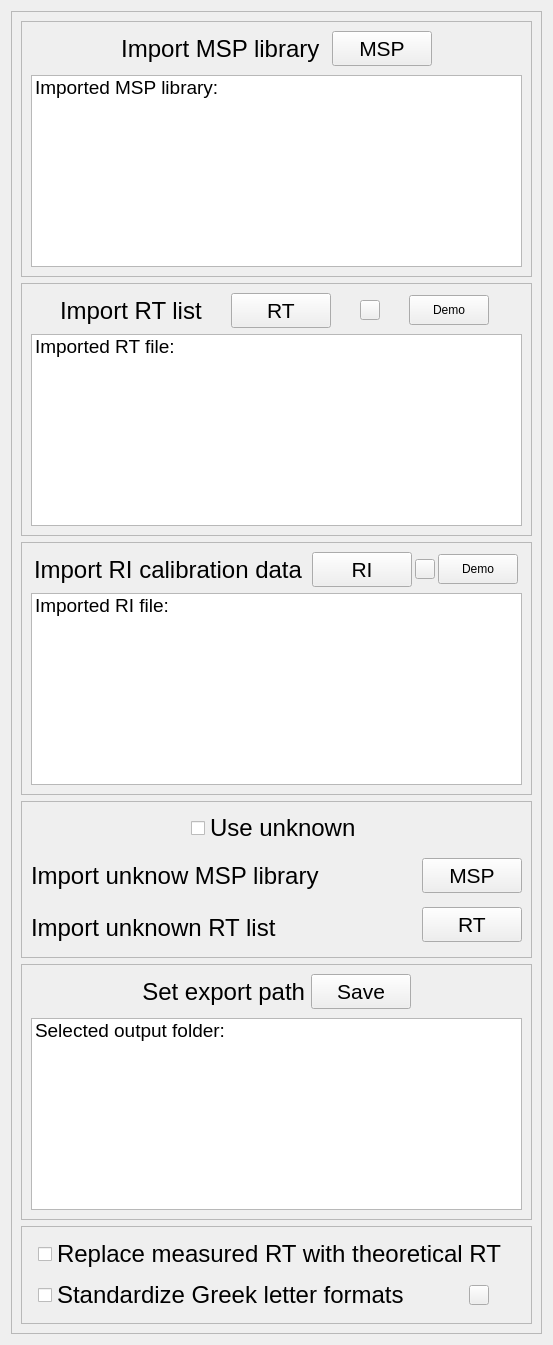
      <widget class="QWidget" name="scrollAreaWidgetContents_2">
       <property name="geometry">
        <rect>
         <x>0</x>
         <y>0</y>
         <width>553</width>
         <height>1345</height>
        </rect>
       </property>
       <layout class="QHBoxLayout" name="horizontalLayout_16">
        <item>
         <widget class="QFrame" name="frame">
          <property name="sizePolicy">
           <sizepolicy hsizetype="Expanding" vsizetype="Expanding">
            <horstretch>0</horstretch>
            <verstretch>0</verstretch>
           </sizepolicy>
          </property>
          <property name="minimumSize">
           <size>
            <width>0</width>
            <height>0</height>
           </size>
          </property>
          <property name="maximumSize">
           <size>
            <width>16777215</width>
            <height>16777215</height>
           </size>
          </property>
          <property name="styleSheet">
           <string notr="true"/>
          </property>
          <property name="frameShape">
           <enum>QFrame::StyledPanel</enum>
          </property>
          <property name="frameShadow">
           <enum>QFrame::Raised</enum>
          </property>
          <property name="lineWidth">
           <number>1</number>
          </property>
          <layout class="QGridLayout" name="gridLayout_14" rowstretch="1,1,1,1,1,1">
           <item row="0" column="0">
            <widget class="QFrame" name="frame_6">
             <property name="styleSheet">
              <string notr="true"/>
             </property>
             <property name="frameShape">
              <enum>QFrame::StyledPanel</enum>
             </property>
             <property name="frameShadow">
              <enum>QFrame::Raised</enum>
             </property>
             <layout class="QGridLayout" name="gridLayout_4">
              <property name="verticalSpacing">
               <number>9</number>
              </property>
              <item row="0" column="1">
               <widget class="QLabel" name="label_9">
                <property name="sizePolicy">
                 <sizepolicy hsizetype="Maximum" vsizetype="Preferred">
                  <horstretch>0</horstretch>
                  <verstretch>0</verstretch>
                 </sizepolicy>
                </property>
                <property name="font">
                 <font>
                  <pointsize>18</pointsize>
                  <weight>50</weight>
                  <italic>false</italic>
                  <bold>false</bold>
                 </font>
                </property>
                <property name="styleSheet">
                 <string notr="true">font: 18pt;</string>
                </property>
                <property name="text">
                 <string>Import MSP library </string>
                </property>
                <property name="scaledContents">
                 <bool>false</bool>
                </property>
                <property name="alignment">
                 <set>Qt::AlignRight|Qt::AlignTrailing|Qt::AlignVCenter</set>
                </property>
                <property name="wordWrap">
                 <bool>true</bool>
                </property>
               </widget>
              </item>
              <item row="0" column="2">
               <widget class="QPushButton" name="pushButton">
                <property name="minimumSize">
                 <size>
                  <width>100</width>
                  <height>35</height>
                 </size>
                </property>
                <property name="maximumSize">
                 <size>
                  <width>100</width>
                  <height>35</height>
                 </size>
                </property>
                <property name="font">
                 <font>
                  <pointsize>16</pointsize>
                  <weight>50</weight>
                  <italic>false</italic>
                  <bold>false</bold>
                 </font>
                </property>
                <property name="styleSheet">
                 <string notr="true">font: 16pt;</string>
                </property>
                <property name="text">
                 <string>MSP</string>
                </property>
               </widget>
              </item>
              <item row="1" column="0" colspan="4">
               <widget class="QListWidget" name="listWidget">
                <property name="styleSheet">
                 <string notr="true">font: 14pt;</string>
                </property>
                <item>
                 <property name="text">
                  <string>Imported MSP library:</string>
                 </property>
                </item>
               </widget>
              </item>
             </layout>
            </widget>
           </item>
           <item row="1" column="0">
            <widget class="QFrame" name="frame_7">
             <property name="styleSheet">
              <string notr="true"/>
             </property>
             <property name="frameShape">
              <enum>QFrame::StyledPanel</enum>
             </property>
             <property name="frameShadow">
              <enum>QFrame::Raised</enum>
             </property>
             <layout class="QGridLayout" name="gridLayout_2" rowstretch="0,0">
              <item row="0" column="0">
               <widget class="QWidget" name="widget_12" native="true">
                <layout class="QHBoxLayout" name="horizontalLayout_14">
                 <property name="spacing">
                  <number>0</number>
                 </property>
                 <property name="leftMargin">
                  <number>0</number>
                 </property>
                 <property name="topMargin">
                  <number>0</number>
                 </property>
                 <property name="rightMargin">
                  <number>0</number>
                 </property>
                 <property name="bottomMargin">
                  <number>0</number>
                 </property>
                 <item>
                  <widget class="QLabel" name="label_10">
                   <property name="sizePolicy">
                    <sizepolicy hsizetype="Maximum" vsizetype="Preferred">
                     <horstretch>0</horstretch>
                     <verstretch>0</verstretch>
                    </sizepolicy>
                   </property>
                   <property name="font">
                    <font>
                     <pointsize>18</pointsize>
                     <weight>50</weight>
                     <italic>false</italic>
                     <bold>false</bold>
                    </font>
                   </property>
                   <property name="layoutDirection">
                    <enum>Qt::LeftToRight</enum>
                   </property>
                   <property name="styleSheet">
                    <string notr="true">font: 18pt;</string>
                   </property>
                   <property name="text">
                    <string>Import RT list</string>
                   </property>
                   <property name="alignment">
                    <set>Qt::AlignLeading|Qt::AlignLeft|Qt::AlignVCenter</set>
                   </property>
                   <property name="wordWrap">
                    <bool>true</bool>
                   </property>
                  </widget>
                 </item>
                 <item>
                  <widget class="QPushButton" name="pushButton_2">
                   <property name="minimumSize">
                    <size>
                     <width>100</width>
                     <height>35</height>
                    </size>
                   </property>
                   <property name="maximumSize">
                    <size>
                     <width>100</width>
                     <height>35</height>
                    </size>
                   </property>
                   <property name="font">
                    <font>
                     <pointsize>16</pointsize>
                     <weight>50</weight>
                     <italic>false</italic>
                     <bold>false</bold>
                    </font>
                   </property>
                   <property name="styleSheet">
                    <string notr="true">font: 16pt;</string>
                   </property>
                   <property name="text">
                    <string>RT</string>
                   </property>
                  </widget>
                 </item>
                 <item>
                  <widget class="QPushButton" name="pushButton_6">
                   <property name="minimumSize">
                    <size>
                     <width>20</width>
                     <height>20</height>
                    </size>
                   </property>
                   <property name="maximumSize">
                    <size>
                     <width>20</width>
                     <height>20</height>
                    </size>
                   </property>
                   <property name="text">
                    <string/>
                   </property>
                   <property name="icon">
                    <iconset>
                     <normaloff>R-C.png</normaloff>R-C.png</iconset>
                   </property>
                   <property name="iconSize">
                    <size>
                     <width>20</width>
                     <height>20</height>
                    </size>
                   </property>
                  </widget>
                 </item>
                 <item>
                  <widget class="QPushButton" name="pushButton_13">
                   <property name="minimumSize">
                    <size>
                     <width>80</width>
                     <height>30</height>
                    </size>
                   </property>
                   <property name="maximumSize">
                    <size>
                     <width>80</width>
                     <height>30</height>
                    </size>
                   </property>
                   <property name="text">
                    <string>Demo</string>
                   </property>
                  </widget>
                 </item>
                </layout>
               </widget>
              </item>
              <item row="1" column="0">
               <widget class="QListWidget" name="listWidget_2">
                <property name="styleSheet">
                 <string notr="true">font: 14pt;</string>
                </property>
                <item>
                 <property name="text">
                  <string>Imported RT file:</string>
                 </property>
                </item>
               </widget>
              </item>
             </layout>
            </widget>
           </item>
           <item row="2" column="0">
            <widget class="QFrame" name="frame_8">
             <property name="styleSheet">
              <string notr="true"/>
             </property>
             <property name="frameShape">
              <enum>QFrame::StyledPanel</enum>
             </property>
             <property name="frameShadow">
              <enum>QFrame::Raised</enum>
             </property>
             <layout class="QGridLayout" name="gridLayout_7">
              <item row="0" column="0">
               <widget class="QWidget" name="widget_13" native="true">
                <layout class="QHBoxLayout" name="horizontalLayout_15">
                 <property name="spacing">
                  <number>0</number>
                 </property>
                 <property name="leftMargin">
                  <number>0</number>
                 </property>
                 <property name="topMargin">
                  <number>0</number>
                 </property>
                 <property name="rightMargin">
                  <number>0</number>
                 </property>
                 <property name="bottomMargin">
                  <number>0</number>
                 </property>
                 <item>
                  <widget class="QLabel" name="label_11">
                   <property name="sizePolicy">
                    <sizepolicy hsizetype="Maximum" vsizetype="Preferred">
                     <horstretch>0</horstretch>
                     <verstretch>0</verstretch>
                    </sizepolicy>
                   </property>
                   <property name="font">
                    <font>
                     <pointsize>18</pointsize>
                     <weight>50</weight>
                     <italic>false</italic>
                     <bold>false</bold>
                    </font>
                   </property>
                   <property name="styleSheet">
                    <string notr="true">font: 18pt;</string>
                   </property>
                   <property name="text">
                    <string>Import RI calibration data </string>
                   </property>
                   <property name="textFormat">
                    <enum>Qt::AutoText</enum>
                   </property>
                   <property name="scaledContents">
                    <bool>false</bool>
                   </property>
                   <property name="alignment">
                    <set>Qt::AlignLeading|Qt::AlignLeft|Qt::AlignVCenter</set>
                   </property>
                   <property name="wordWrap">
                    <bool>true</bool>
                   </property>
                  </widget>
                 </item>
                 <item>
                  <widget class="QPushButton" name="pushButton_3">
                   <property name="minimumSize">
                    <size>
                     <width>100</width>
                     <height>35</height>
                    </size>
                   </property>
                   <property name="maximumSize">
                    <size>
                     <width>100</width>
                     <height>35</height>
                    </size>
                   </property>
                   <property name="font">
                    <font>
                     <pointsize>16</pointsize>
                     <weight>50</weight>
                     <italic>false</italic>
                     <bold>false</bold>
                    </font>
                   </property>
                   <property name="styleSheet">
                    <string notr="true">font: 16pt;</string>
                   </property>
                   <property name="text">
                    <string>RI</string>
                   </property>
                  </widget>
                 </item>
                 <item>
                  <widget class="QPushButton" name="pushButton_7">
                   <property name="minimumSize">
                    <size>
                     <width>20</width>
                     <height>20</height>
                    </size>
                   </property>
                   <property name="maximumSize">
                    <size>
                     <width>20</width>
                     <height>20</height>
                    </size>
                   </property>
                   <property name="text">
                    <string/>
                   </property>
                   <property name="icon">
                    <iconset>
                     <normaloff>R-C.png</normaloff>R-C.png</iconset>
                   </property>
                   <property name="iconSize">
                    <size>
                     <width>20</width>
                     <height>20</height>
                    </size>
                   </property>
                  </widget>
                 </item>
                 <item>
                  <widget class="QPushButton" name="pushButton_14">
                   <property name="minimumSize">
                    <size>
                     <width>80</width>
                     <height>30</height>
                    </size>
                   </property>
                   <property name="maximumSize">
                    <size>
                     <width>80</width>
                     <height>30</height>
                    </size>
                   </property>
                   <property name="text">
                    <string>Demo</string>
                   </property>
                  </widget>
                 </item>
                </layout>
               </widget>
              </item>
              <item row="1" column="0">
               <widget class="QListWidget" name="listWidget_3">
                <property name="styleSheet">
                 <string notr="true">font: 14pt;</string>
                </property>
                <item>
                 <property name="text">
                  <string>Imported RI file:</string>
                 </property>
                </item>
               </widget>
              </item>
             </layout>
            </widget>
           </item>
           <item row="3" column="0">
            <widget class="QFrame" name="frame_10">
             <property name="minimumSize">
              <size>
               <width>0</width>
               <height>0</height>
              </size>
             </property>
             <property name="frameShape">
              <enum>QFrame::StyledPanel</enum>
             </property>
             <property name="frameShadow">
              <enum>QFrame::Raised</enum>
             </property>
             <layout class="QGridLayout" name="gridLayout_15">
              <item row="0" column="0" colspan="3" alignment="Qt::AlignHCenter">
               <widget class="QCheckBox" name="checkBox_3">
                <property name="styleSheet">
                 <string notr="true">font: 18pt;</string>
                </property>
                <property name="text">
                 <string>Use unknown</string>
                </property>
               </widget>
              </item>
              <item row="2" column="0" rowspan="2" colspan="2">
               <widget class="QLabel" name="label_21">
                <property name="sizePolicy">
                 <sizepolicy hsizetype="Preferred" vsizetype="Preferred">
                  <horstretch>0</horstretch>
                  <verstretch>0</verstretch>
                 </sizepolicy>
                </property>
                <property name="minimumSize">
                 <size>
                  <width>0</width>
                  <height>0</height>
                 </size>
                </property>
                <property name="font">
                 <font>
                  <pointsize>18</pointsize>
                  <weight>50</weight>
                  <italic>false</italic>
                  <bold>false</bold>
                 </font>
                </property>
                <property name="styleSheet">
                 <string notr="true">font: 18pt;</string>
                </property>
                <property name="text">
                 <string>Import unknown RT list</string>
                </property>
                <property name="textFormat">
                 <enum>Qt::AutoText</enum>
                </property>
                <property name="scaledContents">
                 <bool>false</bool>
                </property>
                <property name="alignment">
                 <set>Qt::AlignLeading|Qt::AlignLeft|Qt::AlignVCenter</set>
                </property>
                <property name="wordWrap">
                 <bool>true</bool>
                </property>
               </widget>
              </item>
              <item row="1" column="2">
               <widget class="QPushButton" name="pushButton_16">
                <property name="minimumSize">
                 <size>
                  <width>100</width>
                  <height>35</height>
                 </size>
                </property>
                <property name="maximumSize">
                 <size>
                  <width>100</width>
                  <height>35</height>
                 </size>
                </property>
                <property name="styleSheet">
                 <string notr="true">font: 16pt;</string>
                </property>
                <property name="text">
                 <string>MSP</string>
                </property>
               </widget>
              </item>
              <item row="2" column="2">
               <widget class="QPushButton" name="pushButton_17">
                <property name="minimumSize">
                 <size>
                  <width>100</width>
                  <height>35</height>
                 </size>
                </property>
                <property name="maximumSize">
                 <size>
                  <width>100</width>
                  <height>35</height>
                 </size>
                </property>
                <property name="styleSheet">
                 <string notr="true">font: 16pt;</string>
                </property>
                <property name="text">
                 <string>RT</string>
                </property>
               </widget>
              </item>
              <item row="1" column="0" colspan="2">
               <widget class="QLabel" name="label_22">
                <property name="sizePolicy">
                 <sizepolicy hsizetype="Preferred" vsizetype="Preferred">
                  <horstretch>0</horstretch>
                  <verstretch>0</verstretch>
                 </sizepolicy>
                </property>
                <property name="minimumSize">
                 <size>
                  <width>0</width>
                  <height>50</height>
                 </size>
                </property>
                <property name="font">
                 <font>
                  <pointsize>18</pointsize>
                  <weight>50</weight>
                  <italic>false</italic>
                  <bold>false</bold>
                 </font>
                </property>
                <property name="styleSheet">
                 <string notr="true">font: 18pt;</string>
                </property>
                <property name="text">
                 <string>Import unknow MSP library </string>
                </property>
                <property name="scaledContents">
                 <bool>false</bool>
                </property>
                <property name="alignment">
                 <set>Qt::AlignLeading|Qt::AlignLeft|Qt::AlignVCenter</set>
                </property>
                <property name="wordWrap">
                 <bool>true</bool>
                </property>
               </widget>
              </item>
             </layout>
            </widget>
           </item>
           <item row="4" column="0">
            <widget class="QFrame" name="frame_9">
             <property name="styleSheet">
              <string notr="true"/>
             </property>
             <property name="frameShape">
              <enum>QFrame::StyledPanel</enum>
             </property>
             <property name="frameShadow">
              <enum>QFrame::Raised</enum>
             </property>
             <layout class="QGridLayout" name="gridLayout_6">
              <property name="verticalSpacing">
               <number>9</number>
              </property>
              <item row="0" column="2">
               <widget class="QPushButton" name="pushButton_5">
                <property name="minimumSize">
                 <size>
                  <width>100</width>
                  <height>35</height>
                 </size>
                </property>
                <property name="maximumSize">
                 <size>
                  <width>100</width>
                  <height>35</height>
                 </size>
                </property>
                <property name="font">
                 <font>
                  <pointsize>16</pointsize>
                  <weight>50</weight>
                  <italic>false</italic>
                  <bold>false</bold>
                 </font>
                </property>
                <property name="styleSheet">
                 <string notr="true">font: 16pt;</string>
                </property>
                <property name="text">
                 <string>Save</string>
                </property>
               </widget>
              </item>
              <item row="1" column="0" colspan="4">
               <widget class="QListWidget" name="listWidget_4">
                <property name="styleSheet">
                 <string notr="true">font: 14pt;</string>
                </property>
                <item>
                 <property name="text">
                  <string>Selected output folder:</string>
                 </property>
                </item>
               </widget>
              </item>
              <item row="0" column="1">
               <widget class="QLabel" name="label_12">
                <property name="sizePolicy">
                 <sizepolicy hsizetype="Maximum" vsizetype="Preferred">
                  <horstretch>0</horstretch>
                  <verstretch>0</verstretch>
                 </sizepolicy>
                </property>
                <property name="font">
                 <font>
                  <pointsize>18</pointsize>
                  <weight>50</weight>
                  <italic>false</italic>
                  <bold>false</bold>
                 </font>
                </property>
                <property name="styleSheet">
                 <string notr="true">font: 18pt;</string>
                </property>
                <property name="text">
                 <string>Set export path</string>
                </property>
                <property name="scaledContents">
                 <bool>false</bool>
                </property>
                <property name="alignment">
                 <set>Qt::AlignRight|Qt::AlignTrailing|Qt::AlignVCenter</set>
                </property>
                <property name="wordWrap">
                 <bool>true</bool>
                </property>
               </widget>
              </item>
             </layout>
            </widget>
           </item>
           <item row="5" column="0">
            <widget class="QFrame" name="frame_2">
             <property name="frameShape">
              <enum>QFrame::StyledPanel</enum>
             </property>
             <property name="frameShadow">
              <enum>QFrame::Raised</enum>
             </property>
             <layout class="QGridLayout" name="gridLayout_13">
              <item row="0" column="0" colspan="2">
               <widget class="QCheckBox" name="checkBox">
                <property name="sizePolicy">
                 <sizepolicy hsizetype="Fixed" vsizetype="Fixed">
                  <horstretch>0</horstretch>
                  <verstretch>0</verstretch>
                 </sizepolicy>
                </property>
                <property name="minimumSize">
                 <size>
                  <width>0</width>
                  <height>0</height>
                 </size>
                </property>
                <property name="maximumSize">
                 <size>
                  <width>16777215</width>
                  <height>16777215</height>
                 </size>
                </property>
                <property name="font">
                 <font>
                  <pointsize>18</pointsize>
                  <weight>50</weight>
                  <italic>false</italic>
                  <bold>false</bold>
                 </font>
                </property>
                <property name="layoutDirection">
                 <enum>Qt::LeftToRight</enum>
                </property>
                <property name="styleSheet">
                 <string notr="true">font: 18pt;</string>
                </property>
                <property name="text">
                 <string>Replace measured RT with theoretical RT</string>
                </property>
               </widget>
              </item>
              <item row="1" column="1">
               <widget class="QPushButton" name="pushButton_15">
                <property name="minimumSize">
                 <size>
                  <width>20</width>
                  <height>20</height>
                 </size>
                </property>
                <property name="maximumSize">
                 <size>
                  <width>20</width>
                  <height>20</height>
                 </size>
                </property>
                <property name="text">
                 <string/>
                </property>
                <property name="icon">
                 <iconset>
                  <normaloff>R-C.png</normaloff>R-C.png</iconset>
                </property>
                <property name="iconSize">
                 <size>
                  <width>20</width>
                  <height>20</height>
                 </size>
                </property>
               </widget>
              </item>
              <item row="1" column="0">
               <widget class="QCheckBox" name="checkBox_2">
                <property name="sizePolicy">
                 <sizepolicy hsizetype="Maximum" vsizetype="Fixed">
                  <horstretch>0</horstretch>
                  <verstretch>0</verstretch>
                 </sizepolicy>
                </property>
                <property name="minimumSize">
                 <size>
                  <width>0</width>
                  <height>0</height>
                 </size>
                </property>
                <property name="maximumSize">
                 <size>
                  <width>16777215</width>
                  <height>16777215</height>
                 </size>
                </property>
                <property name="font">
                 <font>
                  <pointsize>18</pointsize>
                  <weight>50</weight>
                  <italic>false</italic>
                  <bold>false</bold>
                 </font>
                </property>
                <property name="styleSheet">
                 <string notr="true">font: 18pt;</string>
                </property>
                <property name="text">
                 <string>Standardize Greek letter formats</string>
                </property>
               </widget>
              </item>
             </layout>
            </widget>
           </item>
          </layout>
         </widget>
        </item>
       </layout>
      </widget>
